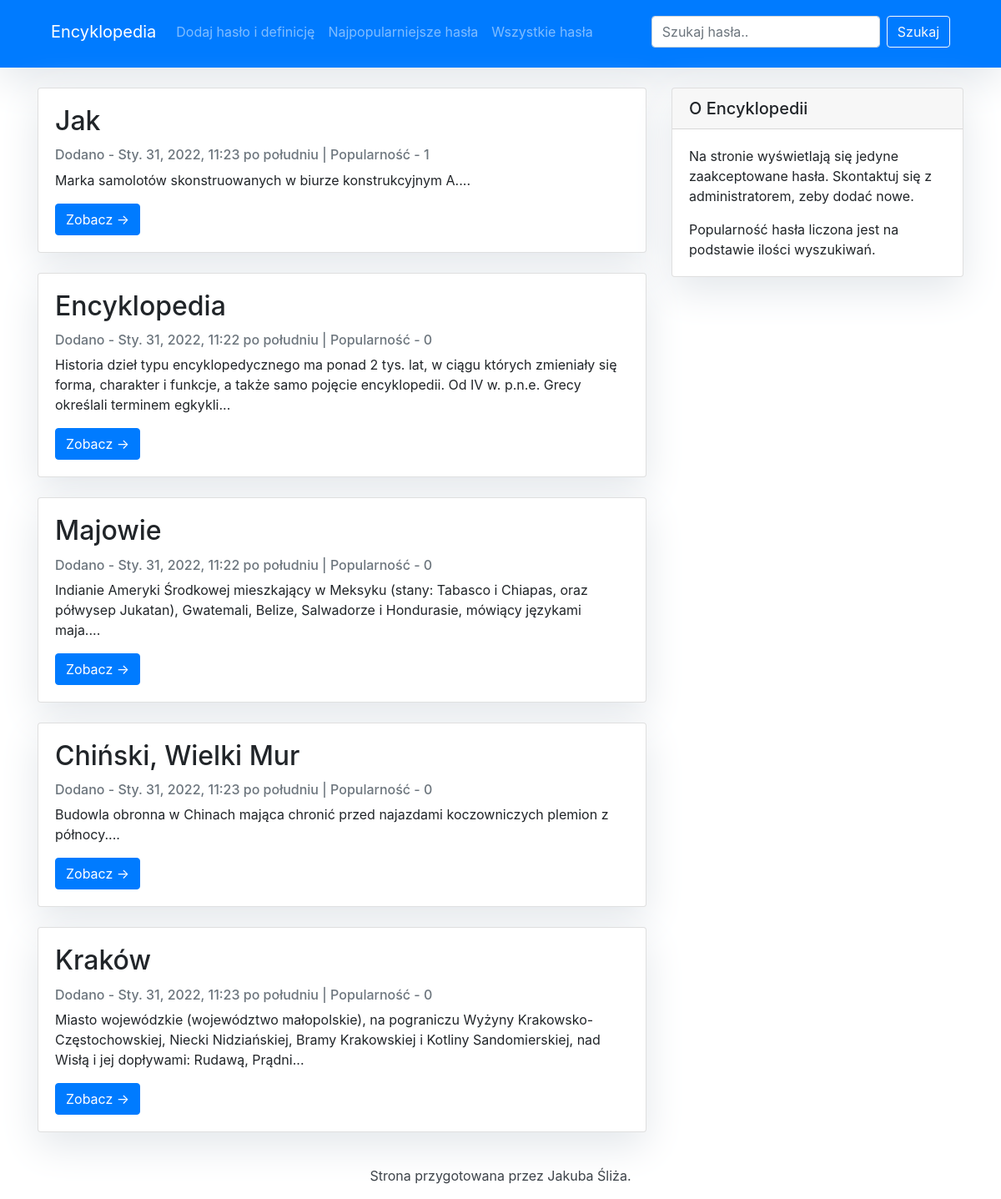
The page /najpopularniejsze/ on the database as committed earlier.
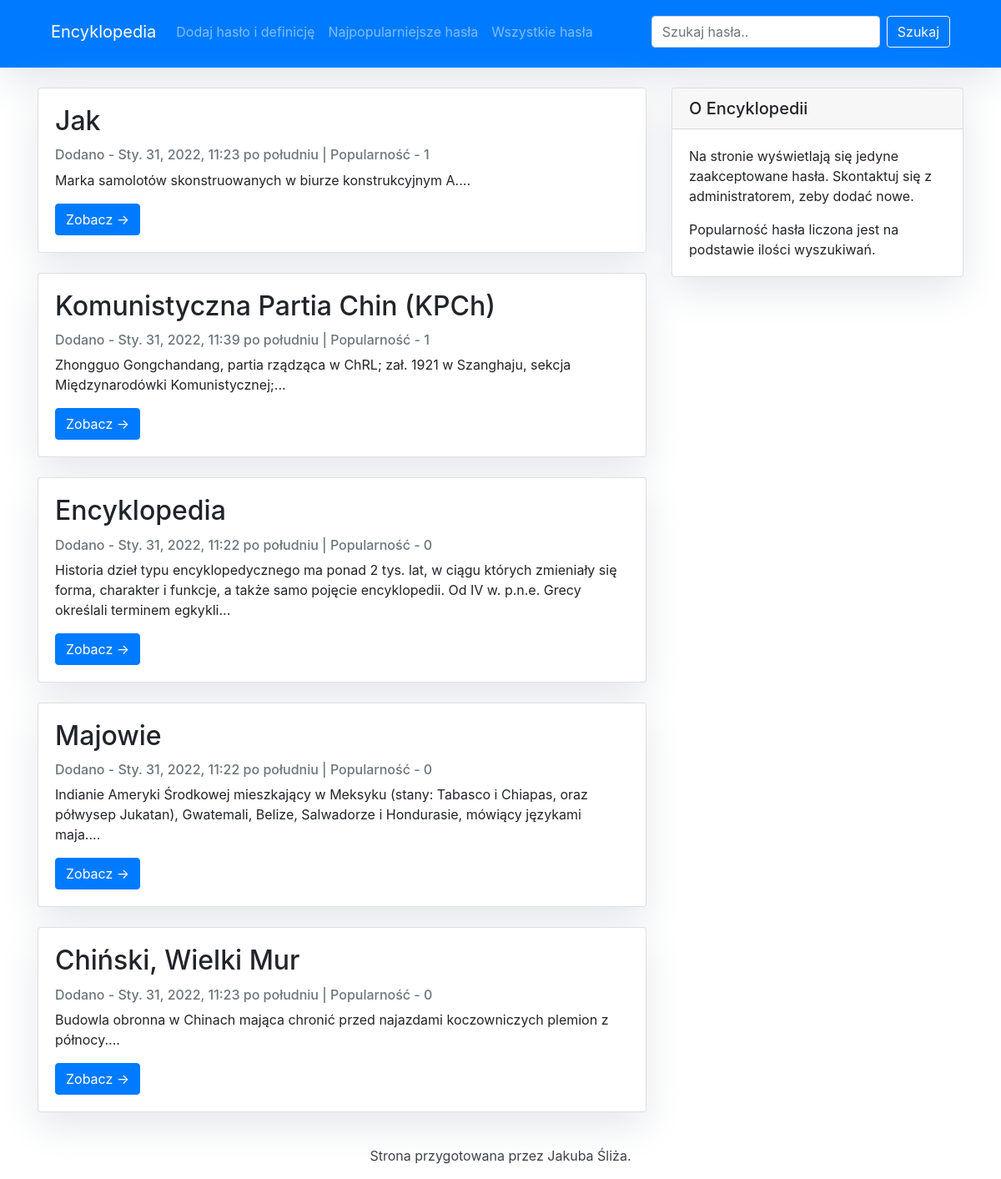
The same page on the database as committed later.
### manager/models.py (models this page shows, shortened)
class Entry(models.Model):
    word = models.CharField(max_length=300, unique=True)
    slug = models.SlugField(blank = True, unique = True)
    definition = models.TextField()
    status = models.IntegerField(choices=STATUS, default=0)
    search_count = models.IntegerField(default= 0)
    created_at = models.DateTimeField(auto_now_add=True)
    updated_at = models.DateTimeField(auto_now=True)
    class Meta:
        ordering = ['-created_at']
        verbose_name_plural = 'entries'

### manager/views.py (the view)
# urls.py: path('najpopularniejsze/', views.PopularEntryList.as_view(), name='popular-entries'),
class PopularEntryList(generic.ListView):
    queryset = Entry.objects.filter(status=1).order_by('-search_count')[:5]
    template_name = 'popular_entries.html'

### manager/templates/popular_entries.html
{% extends "base.html" %}
{% block content %}
<div class="container">
    <div class="row">
        <div class="col-md-8 left">
            {% for entry in entry_list %}
            <div class="card my-4">
                <div class="card-body">
                    <h2 class="card-title">{{ entry.word }}</h2>
                    <p class="card-text text-muted h6">Dodano - {{ entry.created_at }} | Popularność - {{ entry.search_count }}</p>
                    <p class="card-text">{{entry.definition|slice:":200" }}...</p>
                    <a href="{% url 'manager:entry-detail' entry.slug  %}" class="btn btn-primary">Zobacz &rarr;</a>
                </div>
            </div>
            {% endfor %}
        </div>
        {% block sidebar %} {% include 'sidebar.html' %} {% endblock sidebar %}
    </div>
</div>
{% endblock %}

Rows that differ between the two databases and show on the page:
no longer on this page (row unchanged): Entry: word "Kraków", created_at "Sty. 31, 2022, 11:23 po południu", search_count "0", definition "Miasto wojewódzkie (województwo małopolskie), na pograniczu Wyżyny Krakowsko-Częstochowskiej, Niecki Nidziańskiej, Bramy Krakowskiej i Kotliny Sandomierskiej, nad Wisłą i jej dopływami: Rudawą, Prądni"
added Entry: word "Komunistyczna Partia Chin (KPCh)", created_at "Sty. 31, 2022, 11:39 po południu", search_count "1", definition "Zhongguo Gongchandang, partia rządząca w ChRL; zał. 1921 w Szanghaju, sekcja Międzynarodówki Komunistycznej;"
